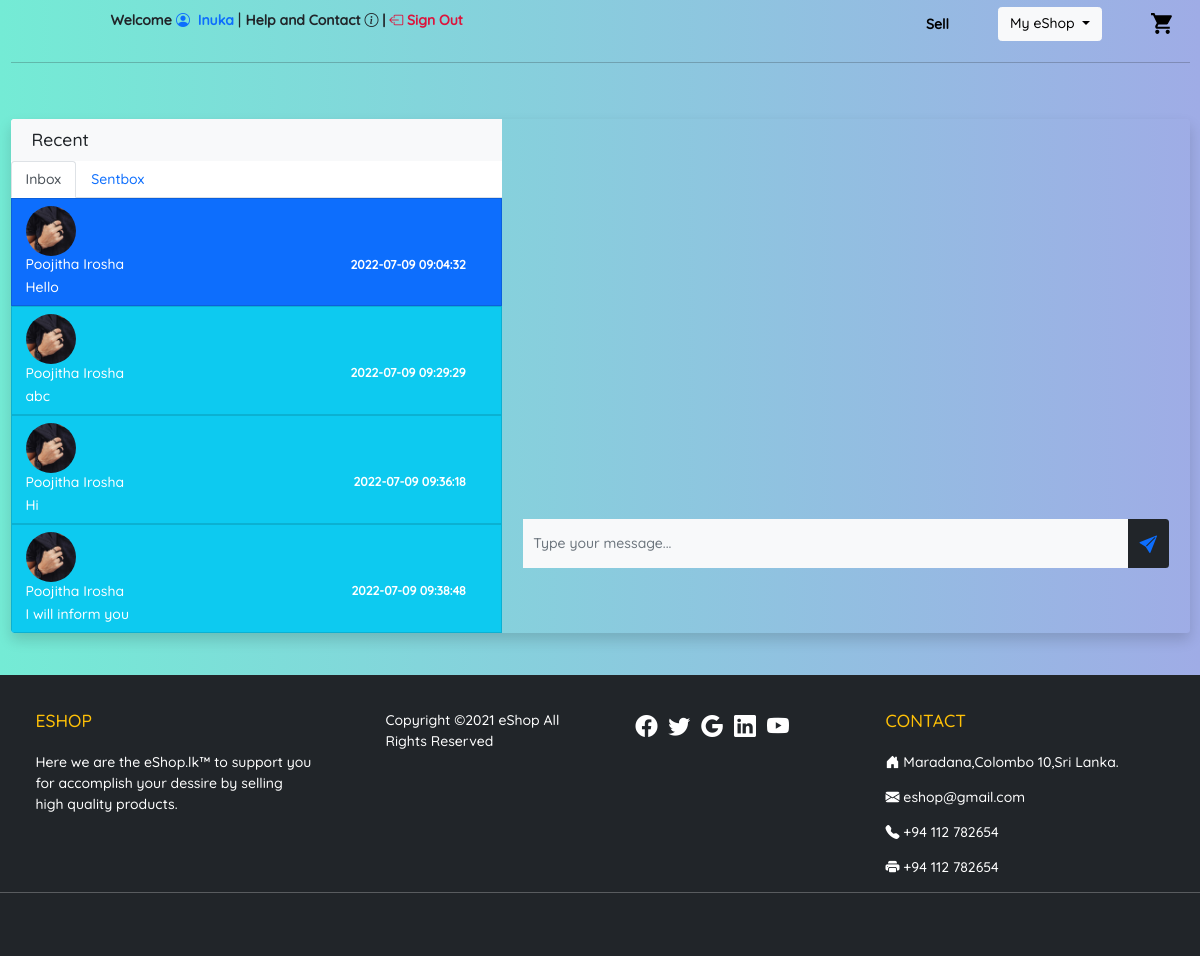
The page /message.php (signed in) on the database its author committed.
### tables this page shows
CREATE TABLE `profile_img` (
  `code` varchar(100) NOT NULL,
  `user_email` varchar(100) DEFAULT NULL,
  PRIMARY KEY (`code`),
  KEY `FK_profile_img_user` (`user_email`),
  CONSTRAINT `FK_profile_img_user` FOREIGN KEY (`user_email`) REFERENCES `user` (`email`)
);

CREATE TABLE `user` (
  `email` varchar(100) NOT NULL,
  `fname` varchar(50) NOT NULL,
  `lname` varchar(50) NOT NULL,
  `password` varchar(20) NOT NULL,
  `mobile` varchar(10) NOT NULL,
  `gender` int NOT NULL,
  `register_date` datetime NOT NULL,
  `verification_code` varchar(20) DEFAULT NULL,
  `status_id` int DEFAULT NULL,
  PRIMARY KEY (`email`),
  KEY `FK_user_gender` (`gender`),
  KEY `FK_user_status_id` (`status_id`),
  CONSTRAINT `FK_user_gender` FOREIGN KEY (`gender`) REFERENCES `gender` (`id`),
  CONSTRAINT `FK_user_status_id` FOREIGN KEY (`status_id`) REFERENCES `status` (`id`)
);

### connection.php (called while the page is built, shortened)
<?php
class Database
{
    public static $connection;
    public static function setUpConnection()
    {
        if (!isset(Database::$connection)) {
            Database::$connection = new mysqli("127.0.0.1", "root", "Poojitha@2006", "eshop", "3306");
        }
    }
    public static function search($q)
    {
        $resultset = Database::$connection->query($q);
        return $resultset;
    }
}

### message.php (the view, shortened to what this page needs)
<?php
$e = $_SESSION["u"]["email"];
require "connection.php";
?>
<!DOCTYPE html>
<html lang="en">
<head>
    <link rel="stylesheet" href="bootstrap.css" />
    <link rel="stylesheet" href="style.css" />
    <link rel="stylesheet" href="https://cdn.jsdelivr.net/npm/bootstrap-icons@1.7.2/font/bootstrap-icons.css">
    <link rel="stylesheet" href="https://stackpath.bootstrapcdn.com/bootstrap/5.0.0-alpha1/css/bootstrap.min.css" />
    <link rel="stylesheet" href="https://use.fontawesome.com/releases/v5.7.2/css/all.css" />
</head>
<body onload="viewRecent();" style="background-color: #74EBD5; background-image: linear-gradient(90deg,#74EBD5 0%, #9FACE6 100%);">
    <div class="container-fluid">
        <div class="row">
            <?php
            require "header.php";
            ?>
            <div class="col-12">
                <hr>
            </div>
            <div class="col-12 py-5 px-4">
                <div class="row rounded shadow overflow-hidden">
                    <div class="col-12 col-lg-5 px-0">
                        <div class="bg-white">
                            <div class="bg-light px-4 py-2">
                                <h5 class="mb-0 py-1">Recent</h5>
                            </div>
                            <div class="col-12">
                                <?php
                                $message_rs = Database::search("SELECT DISTINCT `from`,`content`,`date_time`, `status` FROM `message` WHERE `to`='" . $e . "' ORDER BY `date_time`");
                                $message_num = $message_rs->num_rows;
                                ?>
                                <nav>
                                    <div class="nav nav-tabs" id="nav-tab" role="tablist">
                                        <button class="nav-link active" id="nav-home-tab" data-bs-toggle="tab" data-bs-target="#nav-home" type="button" role="tab" aria-controls="nav-home" aria-selected="true">Inbox</button>
                                        <button class="nav-link" id="nav-profile-tab" data-bs-toggle="tab" data-bs-target="#nav-profile" type="button" role="tab" aria-controls="nav-profile" aria-selected="false">Sentbox</button>
                                </nav>
                                <div class="tab-content" id="nav-tabContent">
                                    <div class="tab-pane fade show active" id="nav-home" role="tabpanel" aria-labelledby="nav-home-tab">
                                        <?php
                                        for ($x = 0; $x < $message_num; $x++) {
                                            $message_data = $message_rs->fetch_assoc();
                                            if ($message_data["status"] == 0) {
                                        ?>
                                                <div class="list-group rounded-0" onclick="viewMessage('<?php echo $message_data['from']; ?>');">
                                                    <a href="#" class="list-group-item list-group-item-action text-white rounded-0 bg-info">
                                                        <div>
                                                            <?php
                                                            $user_rs = Database::search("SELECT * FROM `user` INNER JOIN `profile_img` WHERE `user`.`email` = '" . $message_data["from"] . "'");
                                                            $user_data = $user_rs->fetch_assoc();
                                                            ?>
                                                            <img src="<?php echo $user_data["code"]; ?>" width="50px" class="rounded-circle" alt="">
                                                            <div class="me-4">
                                                                <div class="d-flex align-items-center justify-content-between mb-1">
                                                                    <h6 class="mb-0"><?php echo $user_data["fname"] . " " . $user_data["lname"]; ?></h6>
                                                                    <small class="small fw-bold"><?php echo $message_data["date_time"]; ?></small>
                                                                </div>
                                                                <p class="mb-0"><?php echo $message_data["content"]; ?></p>
                                                            </div>
                                                        </div>
                                                    </a>
                                                </div>
                                            <?php
                                            } else {
                                            ?>
                                                <div class="list-group rounded-0" onclick="viewMessage('<?php echo $message_data['from']; ?>');">
                                                    <a onclick="viewMessage(<?php echo $message_data['from']; ?>);" href="#" class="list-group-item list-group-item-action text-white rounded-0 bg-primary">
                                                        <div>
                                                            <?php
                                                            $user_rs = Database::search("SELECT * FROM `user` INNER JOIN `profile_img` WHERE `user`.`email` = '" . $message_data["from"] . "'");
                                                            $user_data = $user_rs->fetch_assoc();
                                                            ?>
                                                            <img src="<?php echo $user_data["code"]; ?>" width="50px" class="rounded-circle" alt="">
                                                            <div class="me-4">
                                                                <div class="d-flex align-items-center justify-content-between mb-1">
                                                                    <h6 class="mb-0"><?php echo $user_data["fname"] . " " . $user_data["lname"]; ?></h6>
                                                                    <small class="small fw-bold"><?php echo $message_data["date_time"]; ?></small>
                                                                </div>
                                                                <p class="mb-0"><?php echo $message_data["content"]; ?></p>
                                                            </div>
                                                        </div>
                                                    </a>
                                                </div>
                                        <?php
                                            }
                                        }
                                        ?>
                                    </div>
                                </div>
                            </div>
                        </div>
                    </div>
                    <div class="col-12 col-lg-7 px-0">
                        <div class="row px-4 py-5 text-white chat_box">
                            <div class="col-12 overflow-scroll" style="height: 350px;">
                                <div class="row px-4 py-5 text-white chat_box" id="chat_box">
                                </div>
                            </div>
                            <div class="col-12">
                                <div class="row">
                                    <div class="input-group">
                                        <input type="text" id="msgTxt" placeholder="Type your message..." aria-describedby="sendbtn" class="form-control rounded-0 border-0 py-3 bg-light" />
                                        <button id="sendbtn" onclick="sendMessage();" class="btn btn-link bg-dark d-flex justify-content-center align-items-center"><i class="bi bi-send-fill fs-5"></i></button>
                                    </div>
                                </div>
                            </div>
                        </div>
                    </div>
                </div>
            </div>
            <?php require "footer.php" ?>
        </div>
    </div>
</body>
</html>

### style.css (style rules this page uses)
* { font-family: "Quicksand"; font-size: 14px; }
.messsage_box, .chat_box { height: 500px; overflow-y: scroll; }

### rows shown on the page
profile_img: code (picture)
user: fname "Poojitha", lname "Irosha"

### other values the page prints
$data["fname"] "Inuka"
$message_data["date_time"] "2022-07-09 09:04:32"
$message_data["content"] "Hello"
$message_data["date_time"] "2022-07-09 09:29:29"
$message_data["content"] "abc"
$message_data["date_time"] "2022-07-09 09:36:18"
$message_data["content"] "Hi"
$message_data["date_time"] "2022-07-09 09:38:48"
$message_data["content"] "I will inform you"
